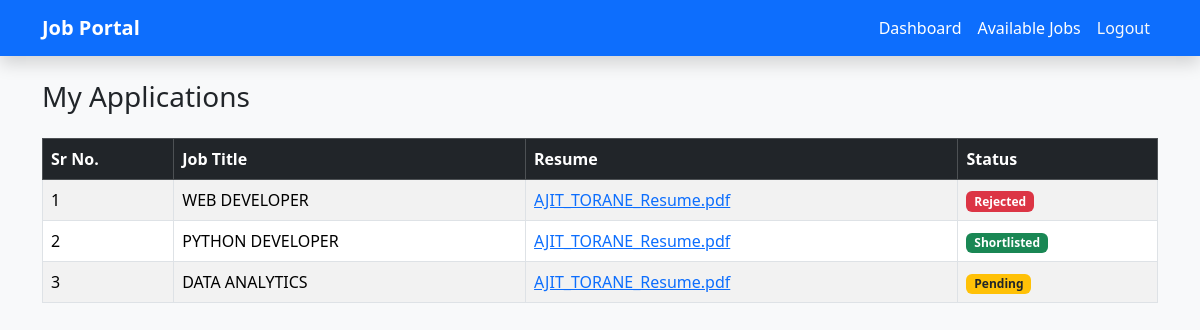
/dashboard (signed in), run on the app's committed database.
### tables this page shows
CREATE TABLE applications(
id INTEGER PRIMARY KEY,
username TEXT,
job_title TEXT,
resume TEXT
, status TEXT DEFAULT 'Pending');

### app.py (the view)
    def wrapper(*args, **kwargs):
        if 'user' not in session:
            flash("Please login first!", "warning")
            return redirect("/login")
        return f(*args, **kwargs)

### app.py (called while the page is built)
def get_db():
    return sqlite3.connect("database.db")

def login_required(f):
    def wrapper(*args, **kwargs):
        if 'user' not in session:
            flash("Please login first!", "warning")
            return redirect("/login")
        return f(*args, **kwargs)
    wrapper.__name__ = f.__name__
    return wrapper

@app.route("/dashboard")
@login_required
def dashboard():
    db = get_db()
    if session.get('is_admin') == 1:
        return redirect("/admin")
    else:
        apps = db.execute("SELECT * FROM applications WHERE username=?", (session['user'],)).fetchall()
    db.close()
    return render_template("user_dashboard.html", apps=apps)

### templates/user_dashboard.html
{% extends "base.html" %}
{% block content %}
<h3 class="mb-4">My Applications</h3>
{% if apps %}
  <div class="table-responsive">
    <table class="table table-striped table-bordered">
      <thead class="table-dark">
        <tr>
          <th>Sr No.</th>
          <th>Job Title</th>
          <th>Resume</th>
          <th>Status</th>
        </tr>
      </thead>
      <tbody>
        {% for a in apps %}
          <tr>
            <td>{{ loop.index }}</td>
            <td>{{ a[2] }}</td>
            <td>
              {% if a[3] %}
                <a href="{{ url_for('static', filename='uploads/' ~ a[3]) }}" target="_blank">
                  {{ a[3] }}
                </a>
              {% else %}
                N/A
              {% endif %}
            </td>
            <td>
              {% if a[4] == "Pending" %}
                <span class="badge bg-warning text-dark">Pending</span>
              {% elif a[4] == "Shortlisted" %}
                <span class="badge bg-success">Shortlisted</span>
              {% elif a[4] == "Rejected" %}
                <span class="badge bg-danger">Rejected</span>
              {% else %}
                <span class="badge bg-secondary">Pending</span>
              {% endif %}
            </td>
          </tr>
        {% endfor %}
      </tbody>
    </table>
  </div>
{% else %}
  <p class="text-muted">You have not applied to any jobs yet.</p>
{% endif %}
{% endblock %}

### data on the page
applications: job_title "WEB DEVELOPER", resume "AJIT_TORANE_Resume.pdf", status "Rejected"
applications: job_title "PYTHON DEVELOPER", resume "AJIT_TORANE_Resume.pdf", status "Shortlisted"
applications: job_title "DATA ANALYTICS", resume "AJIT_TORANE_Resume.pdf", status "Pending"
